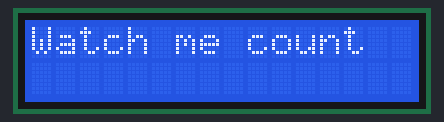
Simulated run of this sketch. Board: Arduino Uno, built with avr-gcc and run on an emulated ATmega328P. Shown: 16×2 character LCD.

Above: at 0.1 s.
At 1.1 s:
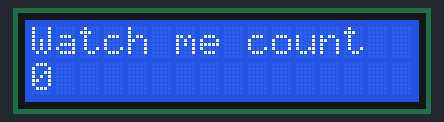
At 1.6 s:
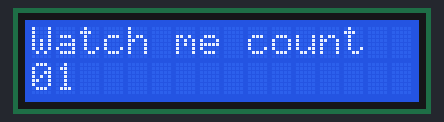
At 3.1 s:
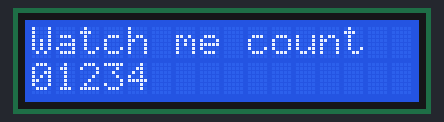
At 4.6 s:
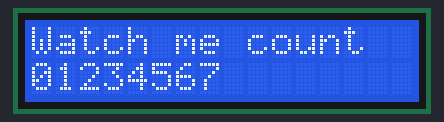
At 6.1 s:
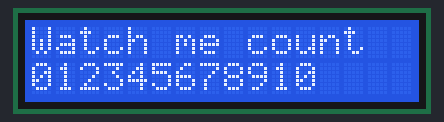

Measured:
- by itself, everything shown: repeats every 6.5 s, in 13 steps
- what the display in image 1 shows lasts 0.5 s, from 1.1 s to 1.6 s

The sketch:

Lesson48.ino
```cpp
// Lesson 48: Connecting and using an LCD display
#include<LiquidCrystal.h>
int rs = 7;
int en = 8;
int d4 = 9;
int d5 = 10;
int d6 = 11;
int d7 = 12;
int i;
// Instantiating the LCD object
LiquidCrystal lcd(rs, en, d4, d5, d6, d7);

void setup() {
  // put your setup code here, to run once:
  lcd.begin(16, 2);
}

void loop() {
//  Ex 1:
//  lcd.setCursor(0,0);
//  lcd.print("MK2 booting up!");
//  delay(2000);
//  lcd.clear();
//
//  lcd.setCursor(0,0);
//  lcd.print("Checking vitals");
//  delay(2000);
//  lcd.setCursor(0,1);
//  lcd.print("Gathering data");
//  delay(2000);
//  lcd.clear();
//
//  lcd.setCursor(0,0);
//  lcd.print("All set chief!");
//  delay(2000);
//  lcd.setCursor(0,1);
//  lcd.print("Ready to win AutoNav");
//  delay(2000);
//  lcd.clear();

// Ex: 2 - Counting till 10
lcd.setCursor(0,0);
lcd.print("Watch me count");
delay(1000);
lcd.setCursor(0,1);
for(i=0;i<=10;i++){
  lcd.setCursor(i,1);
  lcd.print(i);
  delay(500);
}
lcd.clear();
i=0;
}
```
